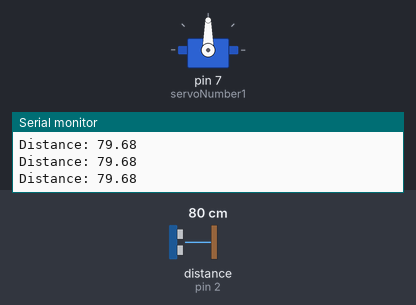
The sketch below on a simulated Arduino Uno, built with avr-gcc and run on an emulated ATmega328P. On the bench: servo, the last lines printed to the serial monitor. Wiring (inferred from the names in the program): ultrasonic range finder: trigger pin 3; echo pin 2. The inputs (shaded band) are chosen by the test bench; at power-on: distance to the obstacle (sensor on pin 2) 80 cm. The echo pulse lasts 58.3 µs per cm.

Above: at 1.2 s.
1.3 s: distance to the obstacle (sensor on pin 2) set to 55 cm
4.3 s: distance to the obstacle (sensor on pin 2) set to 47 cm
At 5.7 s:
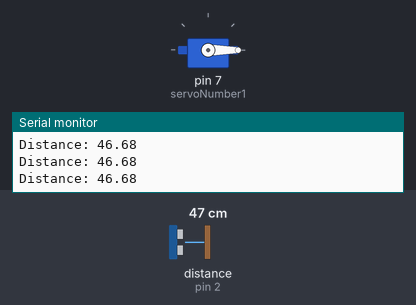
6.0 s: distance to the obstacle (sensor on pin 2) set to 60 cm
At 7.0 s:
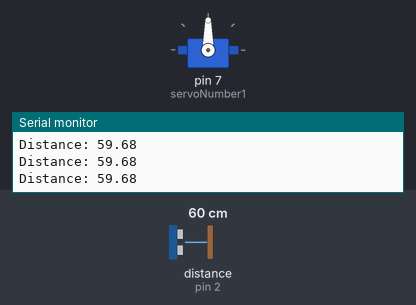
7.6 s: distance to the obstacle (sensor on pin 2) set to 2 cm
At 8.1 s:
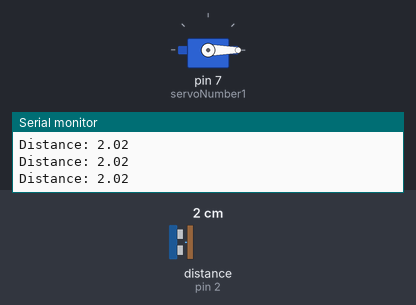
Timing chart, 0 to 10.2 s (numbered marks = the images above; inputs shaded):
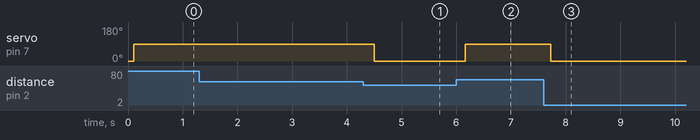

The sketch:

Main.ino
```cpp
/*
  Created by: Evan St-Pierre
  Created on: Oct 2023
  Utilizes a HC-SR04 and a Servo through an Arduino
*/

#include <Servo.h>

Servo servoNumber1;

const int TRIG_PIN = 3;
const int ECHO_PIN = 2;

float duration, distance;

void setup() {
  pinMode(TRIG_PIN, OUTPUT);
  pinMode(ECHO_PIN, INPUT);
  Serial.begin(9600);
  servoNumber1.attach(7);
  servoNumber1.write(0);
}

void loop() {
  digitalWrite(TRIG_PIN, LOW);
  delayMicroseconds(2);
  digitalWrite(TRIG_PIN, HIGH);
  delayMicroseconds(10);
  digitalWrite(TRIG_PIN, LOW);

  duration = pulseIn(ECHO_PIN, HIGH);
  distance = (duration * 0.0343) / 2;
  Serial.print("Distance: ");
  Serial.println(distance);
  delay(100);

  if (distance > 50) {
    servoNumber1.write(90);
  } else {
    servoNumber1.write(0);
  }
}
```

Measured:
- the behaviour switches between 51 and 50 cm on distance to the obstacle (sensor on pin 2) (found by bisection; images 0 and 1)
- after the input at 4.3 s, servo on pin 7 (servoNumber1): 90° → 0° after 0.20 s
- after the input at 6.0 s, servo on pin 7 (servoNumber1): 0° → 90° after 0.16 s
- after the input at 7.6 s, servo on pin 7 (servoNumber1): 90° → 0° after 0.13 s
